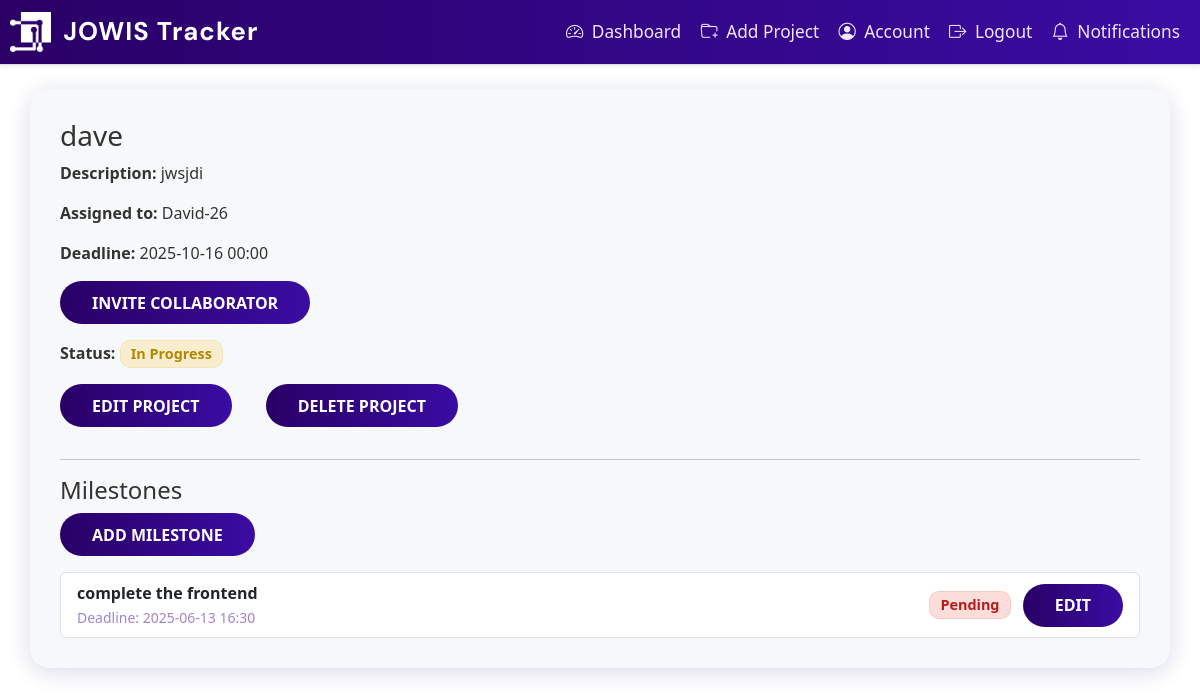
Page /project/9 (signed in) on the committed database.
### app/dbmodels.py (models this page shows, shortened)
class Project(db.Model):
    id = db.Column(db.Integer, primary_key=True, autoincrement=True)
    title = db.Column(db.String(150), nullable=False)
    description = db.Column(db.Text, nullable=False)
    tasks = db.relationship("Task", backref="project", cascade="all, delete-orphan", passive_deletes=True)
    milestones = db.relationship("Milestone", backref="project", cascade="all, delete-orphan", passive_deletes=True)
    deadline = db.Column(db.DateTime, nullable=False, default = datetime.now(timezone.utc)) # default to current time in UTC
    status = db.Column(db.String(20), nullable=False, default="Pending")
    comment = db.Column(db.Text, nullable=True)
    users = db.relationship(
        'User',
        secondary=project_users,
        back_populates='projects'
    )

class User(db.Model, UserMixin):
    id = db.Column(db.Integer, primary_key=True)
    username = db.Column(db.String(150), unique=True, nullable=False)
    email = db.Column(db.String(150), unique=True, nullable=False)
    password_hash = db.Column(db.String(150), nullable=False)
    tasks = db.relationship("Task", backref="assigned_to", cascade='all, delete-orphan',passive_deletes=True)
    role = db.Column(db.String(50), nullable=False, default="employee") # or admin
    must_change_password = db.Column(db.Boolean, default=True)
    projects = db.relationship(
        'Project',
        secondary=project_users,
        back_populates='users'
    )
    reset_code = db.Column(db.String(8), nullable=True)
    reset_code_expiry = db.Column(db.DateTime, nullable=True)

class Milestone(db.Model):
    id = db.Column(db.Integer, primary_key=True)
    name = db.Column(db.String(140), nullable=False)
    deadline = db.Column(db.DateTime, nullable=False)
    project_id = db.Column(db.Integer, db.ForeignKey("project.id", ondelete="CASCADE"), nullable=False) # ondelete="CASCADE" ensures that if a project is deleted, its milestones are also deleted
    tasks = db.relationship("Task", backref="milestone", lazy="dynamic")
    status = db.Column(db.String(20), nullable=False, default="Pending")

### app/routes.py (the view)
@main.route("/project/<int:project_id>")
@login_required
def project_detail(project_id):
    project = Project.query.get_or_404(project_id)
    if current_user.role != 'admin' and current_user not in project.users:
        abort(403)
    milestones = Milestone.query.filter_by(project_id=project.id).order_by(Milestone.deadline).all()
    return render_template("project_detail.html", project=project, milestones=milestones)

### app/templates/project_detail.html (shortened to what this page needs)
{% extends "base.html" %}
{% block content %}
<div class="container mt-4">
    <h3>{{ project.title }}</h3>
    <p><strong>Description:</strong> {{ project.description }}</p>
    <p><strong>Assigned to:</strong>
      {% for user in project.users %}
        {{ user.username }}{% if not loop.last %}, {% endif %}
      {% endfor %}
    </p>
    <p><strong>Deadline:</strong> {{ project.deadline.strftime('%Y-%m-%d %H:%M') if project.deadline else 'N/A' }}</p>
    <a href="{{ url_for('main.invite_user', project_id=project.id) }}" class="btn btn-outline-primary mb-3">Invite Collaborator</a>
    <p><strong>Status:</strong>
      {% if project.status == 'Completed' %}
        <span class="badge bg-success">Completed</span>
      {% elif project.status == 'Pending' %}
        <span class="badge bg-danger">Pending</span>
      {% elif project.status == 'In Progress' %}
        <span class="badge bg-warning text-dark">In Progress</span>
      {% else %}
        <span class="badge bg-secondary">Unknown</span>
      {% endif %}
    </p>
    <a href="{{ url_for('main.edit_project', project_id=project.id) }}" class="btn btn-warning mb-3">Edit Project</a>
    <form action="{{ url_for('main.employee_delete_project', project_id=project.id) }}" method="POST" style="display:inline;">
      <button type="submit" class="btn btn-danger mb-3" onclick="return confirm('Delete this project?');">Delete Project</button>
    </form>
    <hr>
    <h4>Milestones</h4>
    <a href="{{ url_for('main.add_milestone', project_id=project.id) }}" class="btn btn-primary mb-3">Add Milestone</a>
    {% if milestones %}
        <ul class="list-group">
            {% for milestone in milestones %}
                <li class="list-group-item">
                    <div class="d-flex justify-content-between align-items-center">
                        <div>
                            <strong>{{ milestone.name }}</strong> <br>
                            <small class="text-muted">
                                Deadline: {{ milestone.deadline.strftime('%Y-%m-%d %H:%M') if milestone.deadline else 'No deadline set' }}
                            </small>
                        </div>
                        <div class="text-end">
                            {% if milestone.status == 'Completed' %}
                                <span class="badge bg-success">Completed</span>
                            {% elif milestone.status == 'Pending' %}
                                <span class="badge bg-danger">Pending</span>
                            {% elif milestone.status == 'In Progress' %}
                                <span class="badge bg-warning text-dark">In Progress</span>
                            {% else %}
                                <span class="badge bg-secondary">Unknown</span>
                            {% endif %}
                            <a href="{{ url_for('main.edit_milestone', milestone_id=milestone.id) }}" class="btn btn-sm btn-outline-warning ms-2">Edit</a>
                        </div>
                    </div>
                </li>
            {% endfor %}
        </ul>
    {% else %}
        <p>No milestones yet.</p>
    {% endif %}
</div>
{% endblock %}

### app/static/style.css (style rules this page uses)
body { background: #fff !important; font-family: "Segoe UI", Tahoma, Geneva, Verdana, sans-serif; color: #333; margin: 0; padding: 0; }
.btn, input[type="submit"], .submit, .btn-primary, .btn-outline-primary, .button { background: linear-gradient(90deg, #2a0066 0%, #3a0ca3 100%); color: #fff !important; border: none; transition: background 0.2s; }
body, body.bg-light, body.bg-gradient, body.bg-purple, body.bg-pink { background: #fff !important; }
.container, .container-login, .container-signup, .signup-container, .signup-container-1, .form-container { background: #f7f8fa !important; box-shadow: 0 4px 24px rgba(42, 0, 102, 0.08); border-radius: 1.2rem; }
body { font-family: "Segoe UI", Tahoma, Geneva, Verdana, sans-serif; background-color: #f0f2f5; margin: 0; }
form { width: 350px; }
a { color: #007bff; text-decoration: none; }
body { background-color: #f2f2f2; font-family: Arial, sans-serif; margin: 0; }
body { background-color: #f4f6f8; font-family: "Segoe UI", Tahoma, Geneva, Verdana, sans-serif; color: #333; margin: 0; padding: 0; }
.container { padding: 30px; border-radius: 12px; }
body { font-family: "Segoe UI", Tahoma, Geneva, Verdana, sans-serif; background-color: #f4f6f8; margin: 0; }
form { padding: 25px 30px; border-radius: 10px; box-shadow: 0 4px 10px none; width: 100%; max-width: 500px; margin: 20px auto; }
.badge { align-items: center; font-size: 0.9em; padding: 0.4em 0.7em; border-radius: 0.7em; }
.btn-primary, .btn-outline-primary { background: linear-gradient(90deg, #ad19d2 0%, #9042f5 100%); border: none; color: #fff; font-weight: 500; transition: background 0.2s; }
.text-muted { color: #90a4ae !important; }
body { background: linear-gradient(120deg, #e3e6fd 0%, #cebbfb 100%); }
.btn, input[type="submit"] { border-radius: 2em; font-weight: 600; padding: 0.6em 2em; background: linear-gradient(90deg, #5d19d2 0%, #7842f5 100%); color: #fff; border: none; transition: background 0.2s; }

### app/static/custom.css (style rules this page uses)
body { background: #fff !important; font-family: "Segoe UI", Tahoma, Geneva, Verdana, sans-serif; color: #333; margin: 0; padding: 0; }
.btn, input[type="submit"], .submit, .btn-primary, .btn-outline-primary, .button { background: linear-gradient(90deg, #2a0066 0%, #3a0ca3 100%); color: #fff !important; border: none; transition: background 0.2s; }
body, body.bg-light, body.bg-gradient, body.bg-purple, body.bg-pink { background: #fff !important; }
.container, .container-login, .container-signup, .signup-container, .signup-container-1, .form-container { background: #f7f8fa !important; box-shadow: 0 4px 24px rgba(42, 0, 102, 0.08); border-radius: 1.2rem; }
.btn, input[type="submit"], .submit, .btn-primary, .btn-outline-primary, .button { background: linear-gradient(90deg, #2a0066 0%, #3a0ca3 100%); color: #fff !important; border: none; transition: background 0.2s; font-size: 16px; text-transform: uppercase; cursor: pointer; }
.badge { align-items: center; font-size: 0.9em; padding: 0.4em 0.7em; border-radius: 0.7em; background: #b266ff; color: #fff; }
.badge.bg-danger { background: rgba(244, 67, 54, 0.18) !important; color: #b71c1c !important; border: 1px solid #b71c1c1a; }
.badge.bg-warning { background: rgba(255, 193, 7, 0.18) !important; color: #b28704 !important; border: 1px solid #b287041a; }
.text-muted { color: #a084ca !important; }

### rows in the picture
Project: title "dave", description "jwsjdi", deadline "2025-10-16 00:00"
User: username "David-26"
Milestone: name "complete the frontend", deadline "2025-06-13 16:30", status "Pending"
